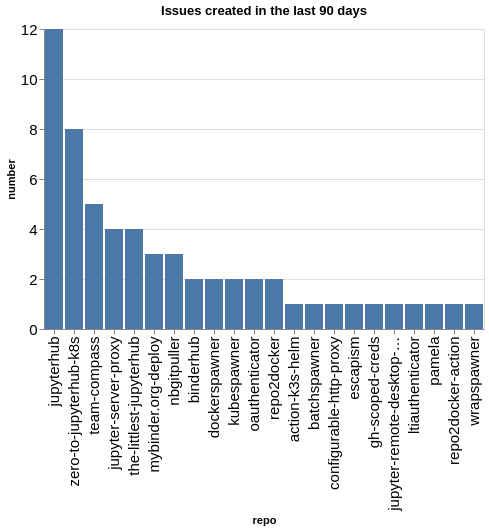

Notebook code for this chart:
### Code cell
created_counts = created.groupby(['org', 'repo']).count()['number'].reset_index()
created_counts['org/repo'] = created_counts.apply(lambda a: a['org'] + '/' + a['repo'], axis=1)
sorted_vals = created_counts.sort_values(['org', 'number'], ascending=False)['repo'].values
alt.Chart(data=created_counts, title=f"Issues created in the last {n_days} days").mark_bar().encode(
    x=alt.X('repo', sort=alt.Sort(sorted_vals.tolist())),
    y='number',
)

### Figure 1 — Vega-Lite specification as saved in the notebook (floating-point values rounded to 4 significant figures)
{"config": {"axisLeft": {"labelFontSize": 15}, "axisBottom": {"labelFontSize": 15}}, "data": {"name": "data-f18b84ee484896dca60c84bb78fda4c5"}, "mark": {"type": "bar"}, "encoding": {"x": {"field": "repo", "sort": ["jupyterhub", "zero-to-jupyterhub-k8s", "team-compass", "jupyter-server-proxy", "the-littlest-jupyterhub", "mybinder.org-deploy", "nbgitpuller", "binderhub", "dockerspawner", "kubespawner", "oauthenticator", "repo2docker", "action-k3s-helm", "batchspawner", "configurable-http-proxy", "escapism", "gh-scoped-creds", "jupyter-remote-desktop-proxy", "ltiauthenticator", "pamela", "repo2docker-action", "wrapspawner"], "type": "nominal"}, "y": {"field": "number", "type": "quantitative"}}, "title": "Issues created in the last 90 days", "$schema": "https://vega.github.io/schema/vega-lite/v5.20.1.json", "datasets": {"data-f18b84ee484896dca60c84bb78fda4c5": [{"org": "jupyterhub", "repo": "action-k3s-helm", "number": 1, "org/repo": "jupyterhub/action-k3s-helm"}, {"org": "jupyterhub", "repo": "batchspawner", "number": 1, "org/repo": "jupyterhub/batchspawner"}, {"org": "jupyterhub", "repo": "binderhub", "number": 2, "org/repo": "jupyterhub/binderhub"}, {"org": "jupyterhub", "repo": "configurable-http-proxy", "number": 1, "org/repo": "jupyterhub/configurable-http-proxy"}, {"org": "jupyterhub", "repo": "dockerspawner", "number": 2, "org/repo": "jupyterhub/dockerspawner"}, {"org": "jupyterhub", "repo": "escapism", "number": 1, "org/repo": "jupyterhub/escapism"}, {"org": "jupyterhub", "repo": "gh-scoped-creds", "number": 1, "org/repo": "jupyterhub/gh-scoped-creds"}, {"org": "jupyterhub", "repo": "jupyter-remote-desktop-proxy", "number": 1, "org/repo": "jupyterhub/jupyter-remote-desktop-proxy"}, {"org": "jupyterhub", "repo": "jupyter-server-proxy", "number": 4, "org/repo": "jupyterhub/jupyter-server-proxy"}, {"org": "jupyterhub", "repo": "jupyterhub", "number": 12, "org/repo": "jupyterhub/jupyterhub"}, {"org": "jupyterhub", "repo": "kubespawner", "number": 2, "org/repo": "jupyterhub/kubespawner"}, {"org": "jupyterhub", "repo": "ltiauthenticator", "number": 1, "org/repo": "jupyterhub/ltiauthenticator"}, {"org": "jupyterhub", "repo": "mybinder.org-deploy", "number": 3, "org/repo": "jupyterhub/mybinder.org-deploy"}, {"org": "jupyterhub", "repo": "nbgitpuller", "number": 3, "org/repo": "jupyterhub/nbgitpuller"}, {"org": "jupyterhub", "repo": "oauthenticator", "number": 2, "org/repo": "jupyterhub/oauthenticator"}, {"org": "jupyterhub", "repo": "pamela", "number": 1, "org/repo": "jupyterhub/pamela"}, {"org": "jupyterhub", "repo": "repo2docker", "number": 2, "org/repo": "jupyterhub/repo2docker"}, {"org": "jupyterhub", "repo": "repo2docker-action", "number": 1, "org/repo": "jupyterhub/repo2docker-action"}, {"org": "jupyterhub", "repo": "team-compass", "number": 5, "org/repo": "jupyterhub/team-compass"}, {"org": "jupyterhub", "repo": "the-littlest-jupyterhub", "number": 4, "org/repo": "jupyterhub/the-littlest-jupyterhub"}, {"org": "jupyterhub", "repo": "wrapspawner", "number": 1, "org/repo": "jupyterhub/wrapspawner"}, {"org": "jupyterhub", "repo": "zero-to-jupyterhub-k8s", "number": 8, "org/repo": "jupyterhub/zero-to-jupyterhub-k8s"}]}}
